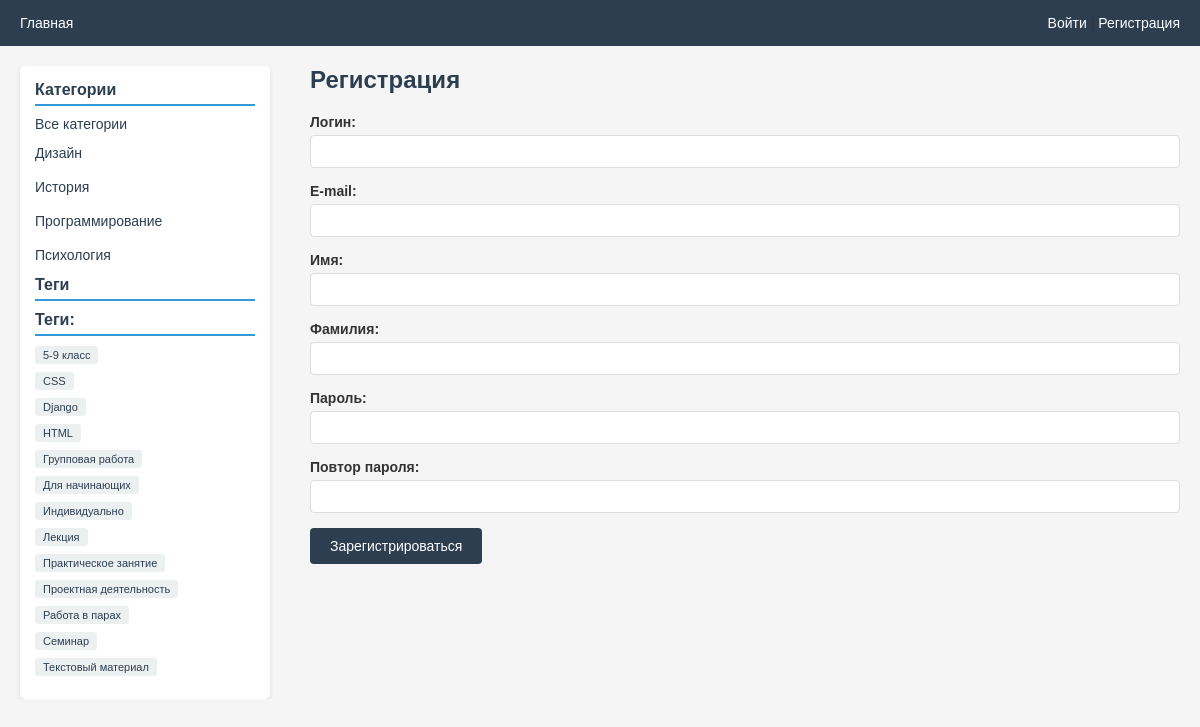
Before: /users/register/ with the older database file.
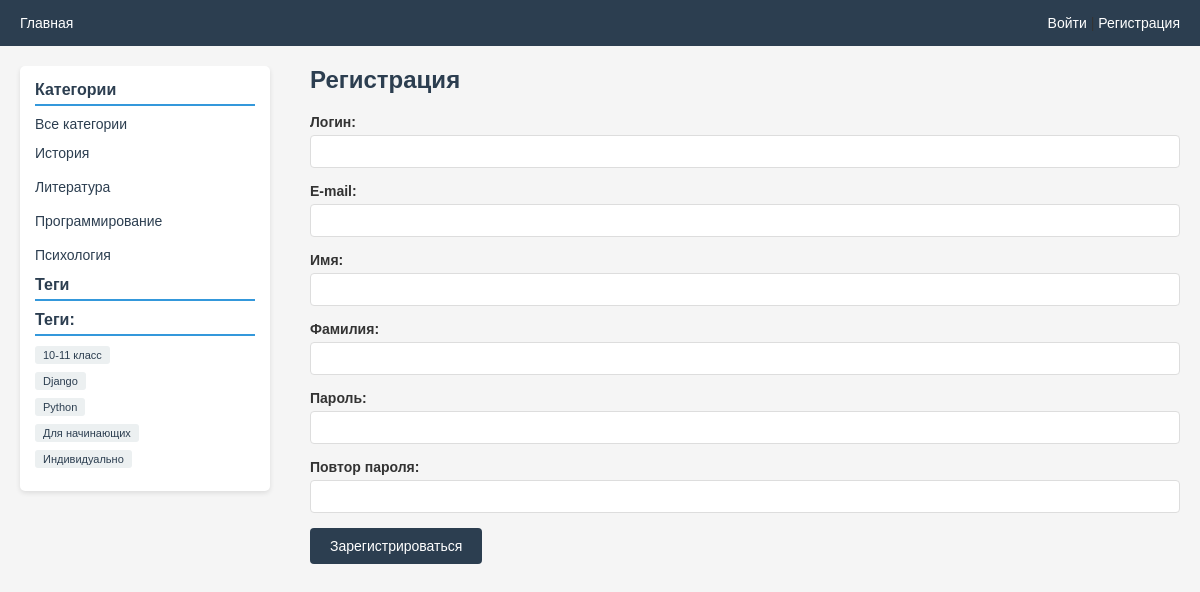
After: the same page with the newer database file.
### sites/models.py (models this page shows, shortened)
class Category(models.Model):
    name = models.CharField(max_length=100, db_index=True, verbose_name="Название категории")
    slug = models.SlugField(max_length=255, unique=True, db_index=True, verbose_name="URL")
    class Meta:
        verbose_name = "Категория"
        verbose_name_plural = "Категории"
    def get_absolute_url(self):
        return reverse('category', kwargs={'cat_slug': self.slug})

class TagPost(models.Model):
    tag = models.CharField(max_length=100, db_index=True, verbose_name="Тег")
    slug = models.SlugField(max_length=255, unique=True, db_index=True, verbose_name="URL")
    class Meta:
        verbose_name = "Тег"
        verbose_name_plural = "Теги"

### users/views.py (the view)
# urls.py: path('register/', views.register, name='register'),
def register(request):
    if request.method == 'POST':
        form = RegisterUserForm(request.POST)
        if form.is_valid():
            user = form.save(commit=False)
            user.set_password(form.cleaned_data['password'])
            user.save()
            return render(request, 'users/register_done.html')
    else:
        form = RegisterUserForm()
    return render(request, 'users/register.html', {'form': form})

### users/forms.py (shortened to what this page needs)
class RegisterUserForm(forms.ModelForm):
    username = forms.CharField(
        label='Логин',
        widget=forms.TextInput(attrs={'class': 'form-input'})
    )
    password = forms.CharField(
        label='Пароль',
        widget=forms.PasswordInput(attrs={'class': 'form-input'})
    )
    password2 = forms.CharField(
        label='Повтор пароля',
        widget=forms.PasswordInput(attrs={'class': 'form-input'})
    )
    class Meta:
        model = get_user_model()
        fields = ['username', 'email', 'first_name', 'last_name', 'password']
        labels = {
            'email': 'E-mail',
            'first_name': 'Имя',
            'last_name': 'Фамилия',
        }
        widgets = {
            'email': forms.EmailInput(attrs={'class': 'form-input'}),
            'first_name': forms.TextInput(attrs={'class': 'form-input'}),
            'last_name': forms.TextInput(attrs={'class': 'form-input'}),
        }

### sites/templatetags/sites_tags.py (called while the page is built)
@register.inclusion_tag('sites/list_tags.html')
def show_tags():
    tags = TagPost.objects.annotate(total=Count('materials')).filter(
        total__gt=0,
        materials__is_published=1
    ).distinct()
    return {'tags': tags}

### users/templates/users/register.html (shortened to what this page needs)
{% extends 'base.html' %}
{% block content %}
    <h1>Регистрация</h1>
    <form method="post">
        {% for field in form %}
            <div class="form-field">
                <label class="form-label" for="{{ field.id_for_label }}">
                    {{ field.label }}:
                </label>
                {{ field }}
            </div>
        {% endfor %}
        <button type="submit">Зарегистрироваться</button>
    </form>
{% endblock %}

### sites/templates/sites/list_categories.html
{% for cat in cats %}
    {% if cat.id == cat_selected %}
        <li class="selected">{{ cat.name }}</li>
    {% else %}
        <li><a href="{{ cat.get_absolute_url }}" class="category-link">{{ cat.name }}</a></li>
    {% endif %}
{% endfor %}

### sites/templates/sites/list_tags.html
{% if tags %}
    <h3>Теги:</h3>
    <ul class="tags-list">
        {% for t in tags %}
            <li><a href="{% url 'tag' t.slug %}">{{ t.tag }}</a></li>
        {% endfor %}
    </ul>
{% endif %}

Changed rows visible on the page:
no longer on this page (row unchanged): Category: name "Дизайн"
no longer on this page (row unchanged): TagPost: tag "5-9 класс"
no longer on this page (row unchanged): TagPost: tag "CSS"
no longer on this page (row unchanged): TagPost: tag "HTML"
removed TagPost: tag "Групповая работа"
removed TagPost: tag "Лекция"
removed TagPost: tag "Практическое занятие"
removed TagPost: tag "Проектная деятельность"
removed TagPost: tag "Работа в парах"
removed TagPost: tag "Семинар"
no longer on this page (row edited): TagPost: tag "Текстовый материал"
now on this page (row edited): Category: name "Литература"
now on this page (row edited): TagPost: tag "10-11 класс"
now on this page (row unchanged): TagPost: tag "Python"
